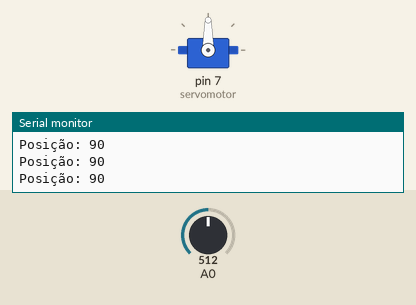
Recording of a sketch running on a simulated Arduino Uno, built with avr-gcc and run on an emulated ATmega328P. Parts: servo, the last lines printed to the serial monitor. Inputs (shaded band) come from the test bench; at power-on: A0 = 512.

Above: at 1.2 s.
1.3 s: A0 set to 559
At 1.6 s:
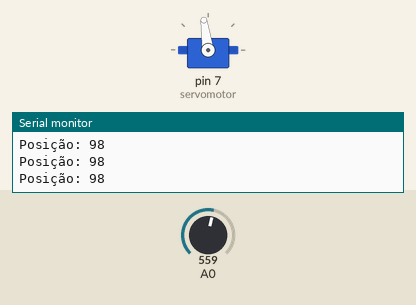
4.3 s: A0 set to 580
At 5.5 s:
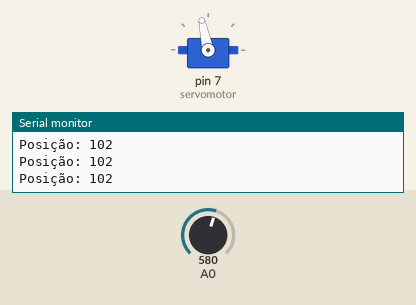
5.8 s: A0 set to 59
At 6.5 s:
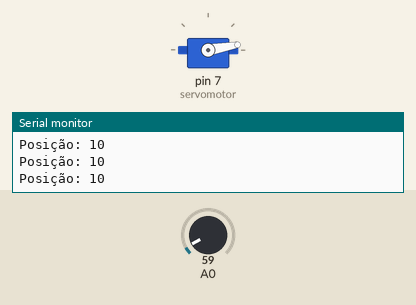
7.3 s: A0 set to 50
At 8.5 s:
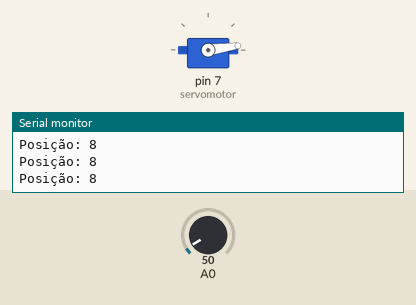
8.8 s: A0 set to 122
At 9.3 s:
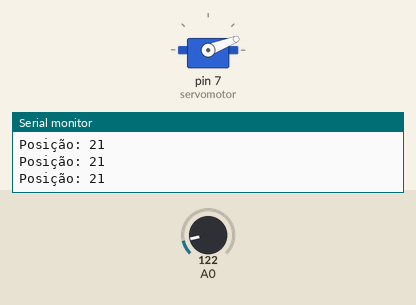
10.3 s: A0 set to 306
At 11.3 s:
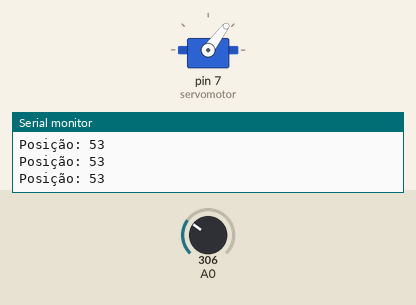
Timing chart, 0 to 12.8 s (numbered marks = the images above; inputs shaded):
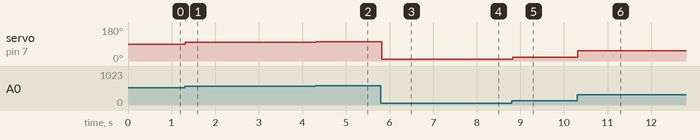

The sketch:

servomotor_simples.ino
```cpp
#include "Servo.h"

Servo servomotor;

void setup()
{
  servomotor.attach(7);
  Serial.begin(9600);
}

void loop()
{
  int pot = analogRead(0);
  int angulo = map(pot, 0, 1023, 0, 180);

  servomotor.write(angulo);
  Serial.print("Posição: ");
  Serial.println(angulo);
  delay(30);
}
```

Measured:
- after the input at 1.3 s, servo on pin 7 (servomotor): 90° → 98° at once
- after the input at 4.3 s, servo on pin 7 (servomotor): 98° → 102° at once
- after the input at 5.8 s, servo on pin 7 (servomotor): 102° → 10° at once
- after the input at 7.3 s, servo on pin 7 (servomotor): 10° → 8° at once
- after the input at 8.8 s, servo on pin 7 (servomotor): 8° → 21° at once
- after the input at 10.3 s, servo on pin 7 (servomotor): 21° → 53° at once
